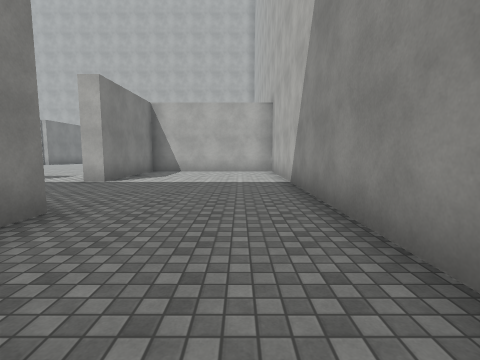
[1] (above)

24 first-person views from a walk through a scene from a Unity 3-D project. The camera is 1.4 m above the floor, tilts 6° down and sees 85° across. The floor is counted in squares, 2 m on a side. Each view is taken from the middle of a square. On the plan, view 1 faces up. The plan holds only what a view shows up to about 9 squares ahead; the rest is blank. Surface patterns are stand-ins for the level's own textures.

[2]
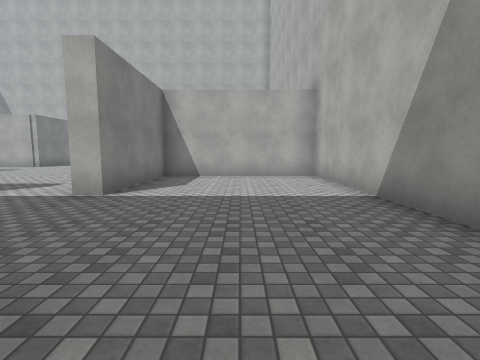

[3]
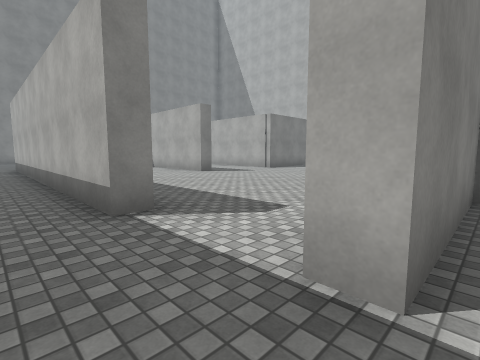

[4]
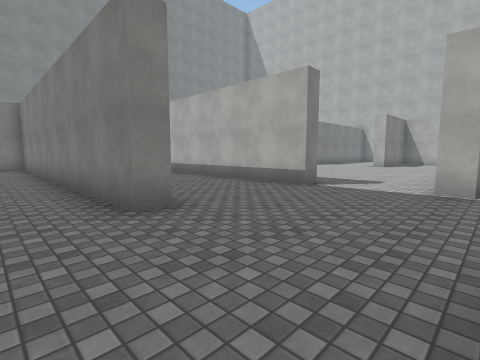

[5]
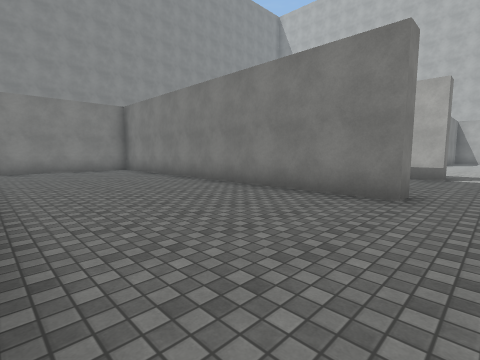

[6]
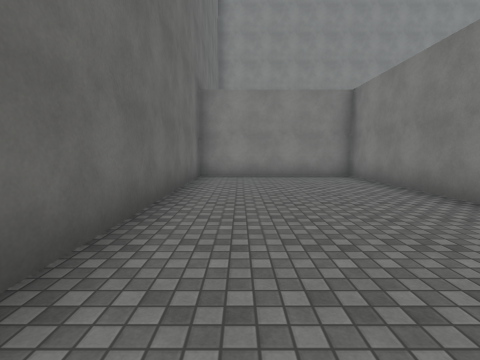

[7]
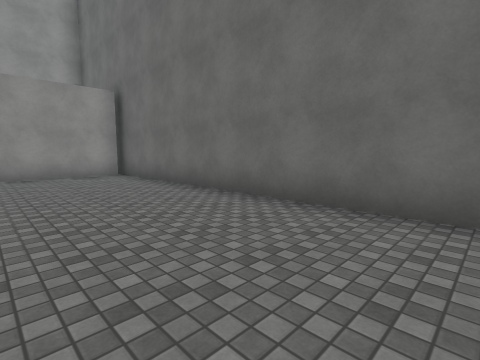

[8]
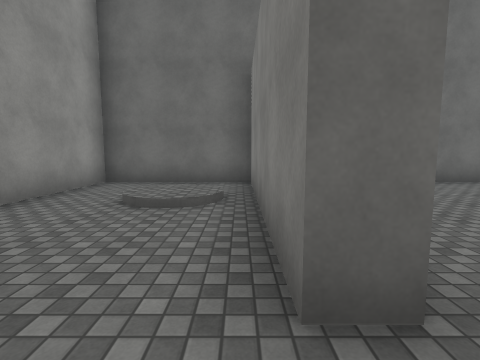

[9]
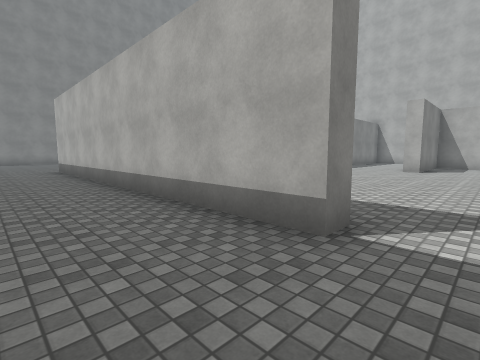

[10]
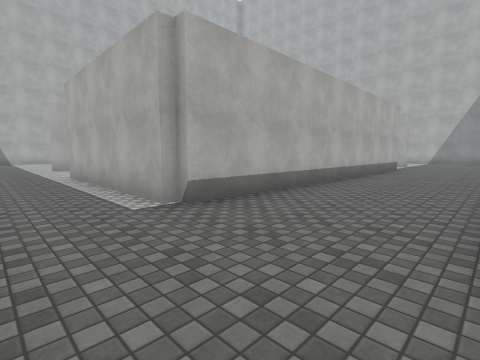

[11]
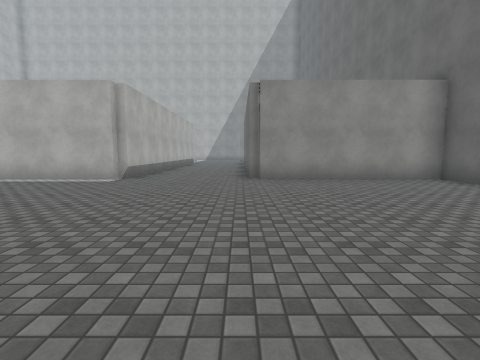

[12]
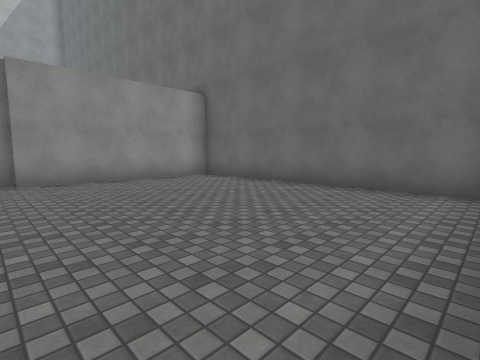

[13]
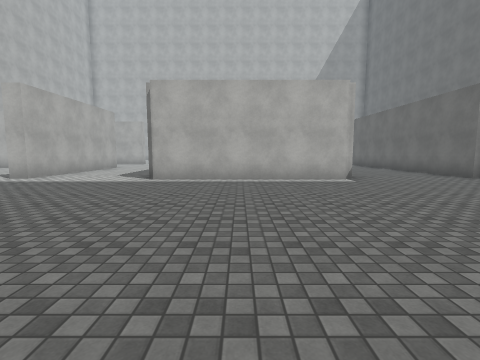

[14]
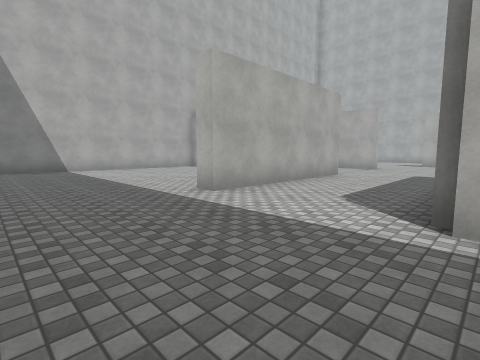

[15]
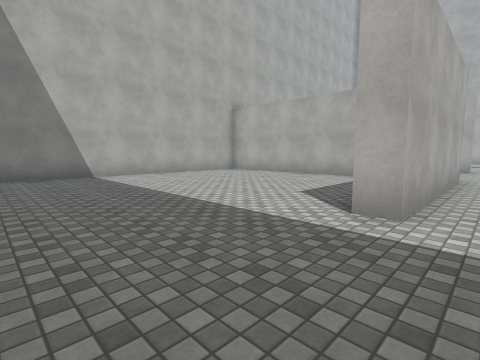

[16]
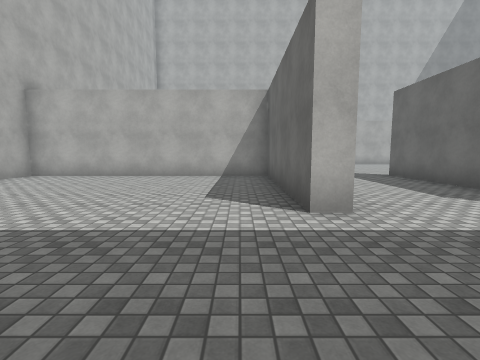

[17]
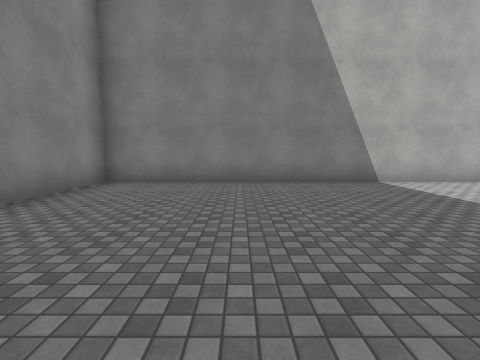

[18]
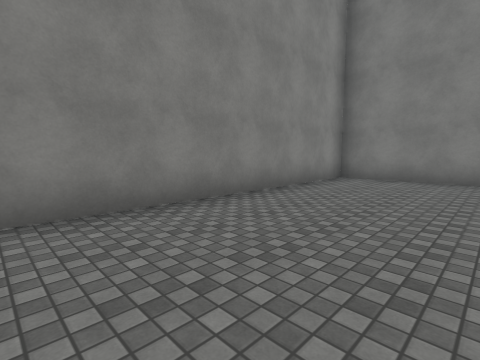

[19]
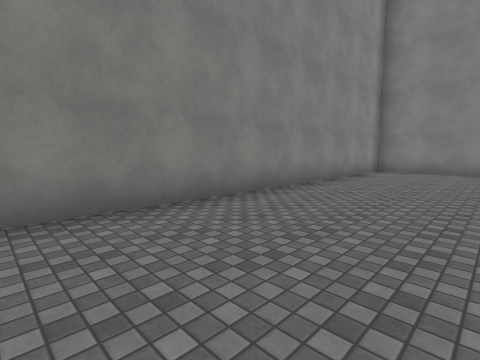

[20]
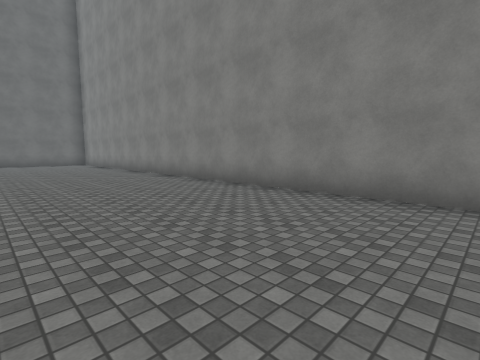

[21]
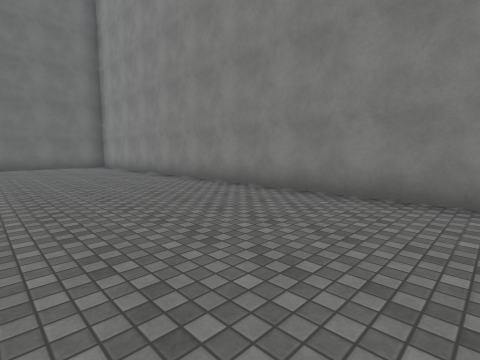

[22]
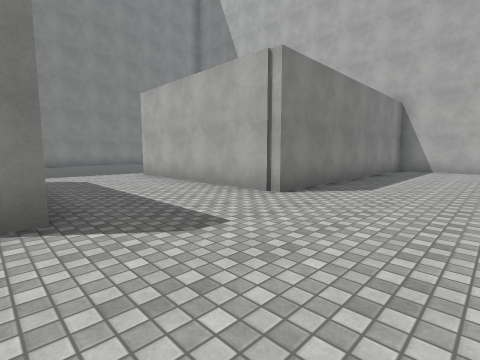

[23]
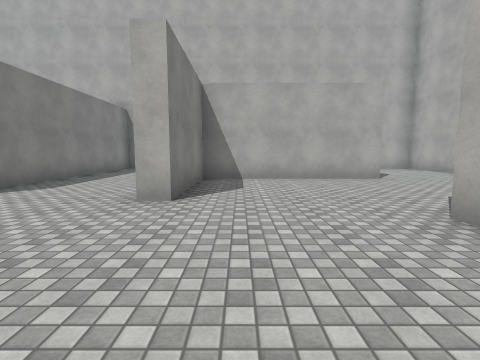

[24]
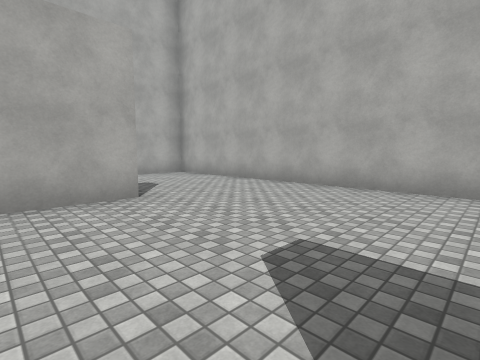

### Floor plan
Points are (right, up) in squares from view 1. A wall is a line through its corners. A room is listed if a view was taken in it or the views show most of it. See-through windows are left out.
Room 1 (views 1, 2, 3, 4, 5, 6, 7, 8, 9, 22, 23, 24)
walls: (-6, 6.6) (-6, 6) (-16, 6); (-6, 2.9) (-6, 2.3) (-15.7, 2.3) (-15.7, -2.2) (1.2, -2.2) (1.2, 9.7) (-3.2, 9.7) (-3.2, 6.3) (-3.8, 6.3); (-2.9, 3) (-2.3, 3) (-2.3, -2); (-14.1, 11.4) (-11, 11.4) (-11, 11); (1.2, 14.1) (1.2, 21.6); (-2.1, 18) (-7, 18) (-7, 14.7) (-7.5, 14.7); (-2.8, -2.1) (-2.8, 0.8); (-16, 2.7) (-13.9, 2.7); (-10.7, 21.1) (-10.7, 14.7) (-16, 14.7); (-8.5, 22.2) (-9.6, 22.2); (0.6, 22.2) (-0.5, 22.2)
ways out: opening at (-16.3, 13) to room 2; opening at (-15.5, 4.5) to room 2
Room 2 (views 10, 11, 12, 13, 14, 15, 16, 17, 18, 19, 20, 21)
walls: (-16, 14.7) (-16, 15.2) (-11.2, 15.2) (-11.2, 22.2) (-12.2, 22.2); (-16.3, 6.1) (-16.3, 11.2); (-14.2, 22.2) (-23.2, 22.2) (-23.2, 2.4); (-22.9, -2.2) (-16.3, -2.2) (-16.3, 2.5)
ways out: opening at (-16.3, 13) to room 1; opening at (-15.5, 4.5) to room 1

Where each view was taken, in squares from view 1:
view 1: 0 up, 0 right, facing up
view 2: 2 up, 1 left, facing up
view 3: 5 up, 3 left, facing up-left
view 4: 1 up, 3 left, facing up-left
view 5: 2 down, 5 left, facing up-left
view 6: 1 down, 8 left, facing left
view 7: 1 up, 11 left, facing down-right
view 8: 4 up, 2 left, facing down
view 9: 4 up, 5 left, facing up-left
view 10: 3 up, 18 left, facing up-right
view 11: 3 up, 23 left, facing right
view 12: 3 up, 23 left, facing down-right
view 13: 9 up, 23 left, facing right
view 14: 11 up, 19 left, facing up-right
view 15: 14 up, 19 left, facing up-right
view 16: 16 up, 19 left, facing right
view 17: 16 up, 20 left, facing up
view 18: 15 up, 20 left, facing up-left
view 19: 12 up, 20 left, facing up-left
view 20: 14 up, 19 left, facing down-left
view 21: 11 up, 19 left, facing down-left
view 22: 11 up, 8 left, facing up-left
view 23: 11 up, 6 left, facing up
view 24: 14 up, 4 left, facing up-right
